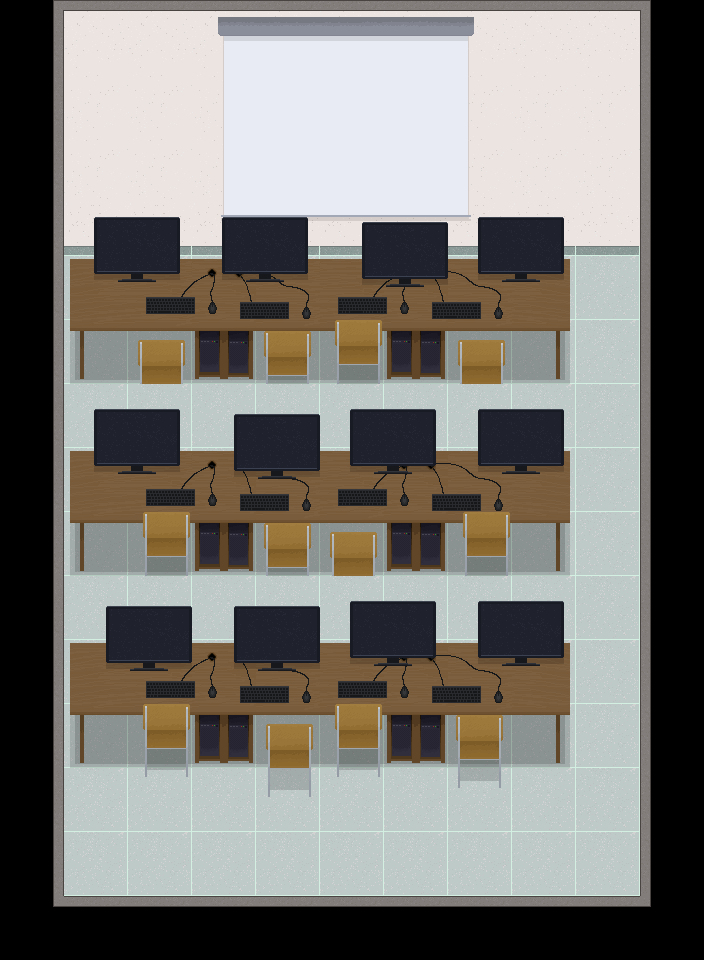

Rendered tile map (Tiled .tmx) drawn with the repository's tilesets; below, a short description and the full map source, tile grids included:
An orthogonal 11x15 tile map with 64x64 px tiles, 5 tile layers (Tile Layer 1, Tile Layer 2, Tile Layer 4, Tile Layer 5, ...), 2 tilesets.

<map version="1.10" tiledversion="1.11.2" orientation="orthogonal" renderorder="right-down" width="11" height="15" tilewidth="64" tileheight="64" infinite="0" nextlayerid="8" nextobjectid="1">
 <tileset firstgid="1" source="../tilesets/TileSet.tsx" />
 <tileset firstgid="401" source="../tilesets/TileSet1.tsx" />
 <layer id="1" name="Tile Layer 1" width="11" height="15">
  <data encoding="csv">
48,3,3,3,3,3,3,3,3,3,50,
46,4,4,4,4,4,4,4,4,4,45,
46,4,4,4,4,4,4,4,4,4,45,
46,5,5,5,5,5,5,5,5,5,45,
46,2,2,2,2,2,2,2,2,2,45,
46,2,2,2,2,2,2,2,2,2,45,
46,2,2,2,2,2,2,2,2,2,45,
46,2,2,2,2,2,2,2,2,2,45,
46,2,2,2,2,2,2,2,2,2,45,
46,2,2,2,2,2,2,2,2,2,45,
46,2,2,2,2,2,2,2,2,2,45,
46,2,2,2,2,2,2,2,2,2,45,
46,2,2,2,2,2,2,2,2,2,45,
46,2,2,2,2,2,2,2,2,2,45,
86,44,44,44,44,44,44,44,44,44,85
</data>
 </layer>
 <layer id="2" name="Tile Layer 2" width="11" height="15">
  <data encoding="csv">
0,0,0,421,422,423,424,425,0,0,0,
0,0,0,431,432,433,434,435,0,0,0,
0,0,0,441,442,443,444,445,0,0,0,
0,0,0,451,452,453,454,455,0,0,0,
0,408,409,417,409,409,417,409,410,0,0,
0,418,419,427,419,419,427,419,420,0,0,
0,0,0,0,0,0,0,0,0,0,0,
0,408,409,417,409,409,417,409,410,0,0,
0,418,419,427,419,419,427,419,420,0,0,
0,0,0,0,0,0,0,0,0,0,0,
0,408,409,417,409,409,417,409,410,0,0,
0,418,419,427,419,419,427,419,420,0,0,
0,0,0,0,0,0,0,0,0,0,0,
0,0,0,0,0,0,0,0,0,0,0,
0,0,0,0,0,0,0,0,0,0,0
</data>
 </layer>
 <layer id="4" name="Tile Layer 4" width="11" height="15">
  <data encoding="csv">
0,0,0,0,0,0,0,0,0,0,0,
0,0,0,0,0,0,0,0,0,0,0,
0,0,0,0,0,0,0,0,0,0,0,
0,0,0,0,0,0,0,0,0,0,0,
0,0,456,457,0,456,457,0,0,0,0,
0,0,0,0,0,0,0,0,0,0,0,
0,0,0,0,0,0,0,0,0,0,0,
0,0,456,457,0,456,457,0,0,0,0,
0,0,0,0,0,0,0,0,0,0,0,
0,0,0,0,0,0,0,0,0,0,0,
0,0,456,457,0,0,466,467,0,0,0,
0,0,0,0,0,0,0,0,0,0,0,
0,0,0,0,0,0,0,0,0,0,0,
0,0,0,0,0,0,0,0,0,0,0,
0,0,0,0,0,0,0,0,0,0,0
</data>
 </layer>
 <layer id="7" name="Tile Layer 5" width="11" height="15">
  <data encoding="csv">
0,0,0,0,0,0,0,0,0,0,0,
0,0,0,0,0,0,0,0,0,0,0,
0,0,0,0,0,0,0,0,0,0,0,
0,0,0,0,0,0,0,0,0,0,0,
0,0,0,466,467,0,466,467,0,0,0,
0,0,0,0,0,0,0,0,0,0,0,
0,0,0,0,0,0,0,0,0,0,0,
0,0,0,466,467,0,466,467,0,0,0,
0,0,0,0,0,0,0,0,0,0,0,
0,0,0,0,0,0,0,0,0,0,0,
0,0,0,466,467,456,457,0,0,0,0,
0,0,0,0,0,0,0,0,0,0,0,
0,0,0,0,0,0,0,0,0,0,0,
0,0,0,0,0,0,0,0,0,0,0,
0,0,0,0,0,0,0,0,0,0,0
</data>
 </layer>
 <layer id="3" name="Tile Layer 3" width="11" height="15">
  <data encoding="csv">
0,0,0,0,0,0,0,0,0,0,0,
0,0,0,0,0,0,0,0,0,0,0,
0,0,0,0,0,0,0,0,0,0,0,
0,429,430,429,430,449,450,429,430,0,0,
0,439,440,439,440,459,460,439,440,0,0,
0,0,416,0,428,436,0,416,0,0,0,
0,429,430,449,450,429,430,429,430,0,0,
0,439,440,459,460,439,440,439,440,0,0,
0,0,436,0,428,416,0,436,0,0,0,
0,449,450,449,450,429,430,429,430,0,0,
0,459,460,459,460,439,440,439,440,0,0,
0,0,436,0,416,436,0,428,0,0,0,
0,0,446,0,426,446,0,438,0,0,0,
0,0,0,0,0,0,0,0,0,0,0,
0,0,0,0,0,0,0,0,0,0,0
</data>
 </layer>
</map>
